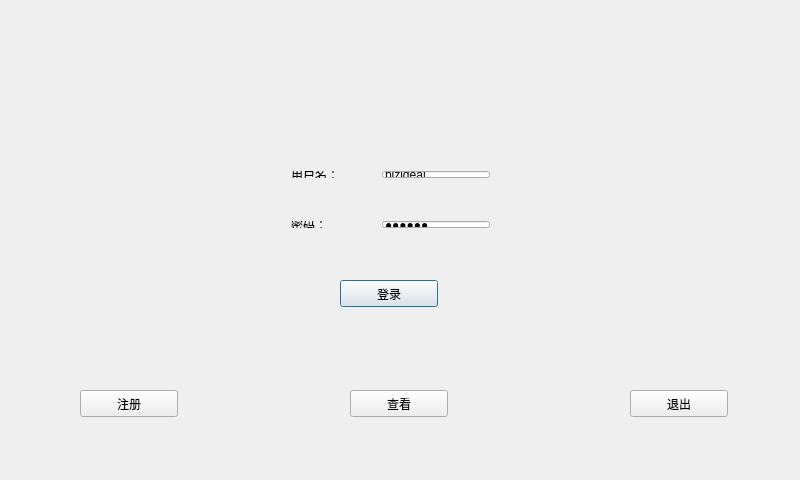
<?xml version="1.0" encoding="UTF-8"?>
<ui version="4.0">
 <class>login</class>
 <widget class="QDialog" name="login">
  <property name="geometry">
   <rect>
    <x>0</x>
    <y>0</y>
    <width>800</width>
    <height>480</height>
   </rect>
  </property>
  <property name="windowTitle">
   <string>login</string>
  </property>
  <widget class="QLabel" name="label">
   <property name="geometry">
    <rect>
     <x>0</x>
     <y>0</y>
     <width>800</width>
     <height>480</height>
    </rect>
   </property>
   <property name="styleSheet">
    <string notr="true">border-image: url(:/5101.png);</string>
   </property>
   <property name="text">
    <string/>
   </property>
  </widget>
  <widget class="QWidget" name="layoutWidget">
   <property name="geometry">
    <rect>
     <x>280</x>
     <y>210</y>
     <width>221</width>
     <height>29</height>
    </rect>
   </property>
   <layout class="QHBoxLayout" name="horizontalLayout_2">
    <item>
     <widget class="QLabel" name="label_3">
      <property name="text">
       <string>密码：</string>
      </property>
     </widget>
    </item>
    <item>
     <widget class="QLineEdit" name="led_pwd">
      <property name="sizePolicy">
       <sizepolicy hsizetype="Fixed" vsizetype="Fixed">
        <horstretch>0</horstretch>
        <verstretch>0</verstretch>
       </sizepolicy>
      </property>
      <property name="text">
       <string>123456</string>
      </property>
      <property name="echoMode">
       <enum>QLineEdit::Password</enum>
      </property>
     </widget>
    </item>
   </layout>
  </widget>
  <widget class="QPushButton" name="pushButton">
   <property name="geometry">
    <rect>
     <x>340</x>
     <y>280</y>
     <width>98</width>
     <height>27</height>
    </rect>
   </property>
   <property name="text">
    <string>登录</string>
   </property>
  </widget>
  <widget class="QPushButton" name="pushButton_2">
   <property name="geometry">
    <rect>
     <x>80</x>
     <y>390</y>
     <width>98</width>
     <height>27</height>
    </rect>
   </property>
   <property name="text">
    <string>注册</string>
   </property>
  </widget>
  <widget class="QPushButton" name="pushButton_3">
   <property name="geometry">
    <rect>
     <x>350</x>
     <y>390</y>
     <width>98</width>
     <height>27</height>
    </rect>
   </property>
   <property name="text">
    <string>查看</string>
   </property>
  </widget>
  <widget class="QPushButton" name="pushButton_5">
   <property name="geometry">
    <rect>
     <x>630</x>
     <y>390</y>
     <width>98</width>
     <height>27</height>
    </rect>
   </property>
   <property name="text">
    <string>退出</string>
   </property>
  </widget>
  <widget class="QWidget" name="">
   <property name="geometry">
    <rect>
     <x>280</x>
     <y>160</y>
     <width>221</width>
     <height>29</height>
    </rect>
   </property>
   <layout class="QHBoxLayout" name="horizontalLayout">
    <item>
     <widget class="QLabel" name="label_2">
      <property name="text">
       <string>用户名：</string>
      </property>
     </widget>
    </item>
    <item>
     <widget class="QLineEdit" name="led_name">
      <property name="sizePolicy">
       <sizepolicy hsizetype="Fixed" vsizetype="Fixed">
        <horstretch>0</horstretch>
        <verstretch>0</verstretch>
       </sizepolicy>
      </property>
      <property name="text">
       <string>bizideal</string>
      </property>
     </widget>
    </item>
   </layout>
  </widget>
 </widget>
 <layoutdefault spacing="6" margin="11"/>
 <resources/>
 <connections/>
</ui>
